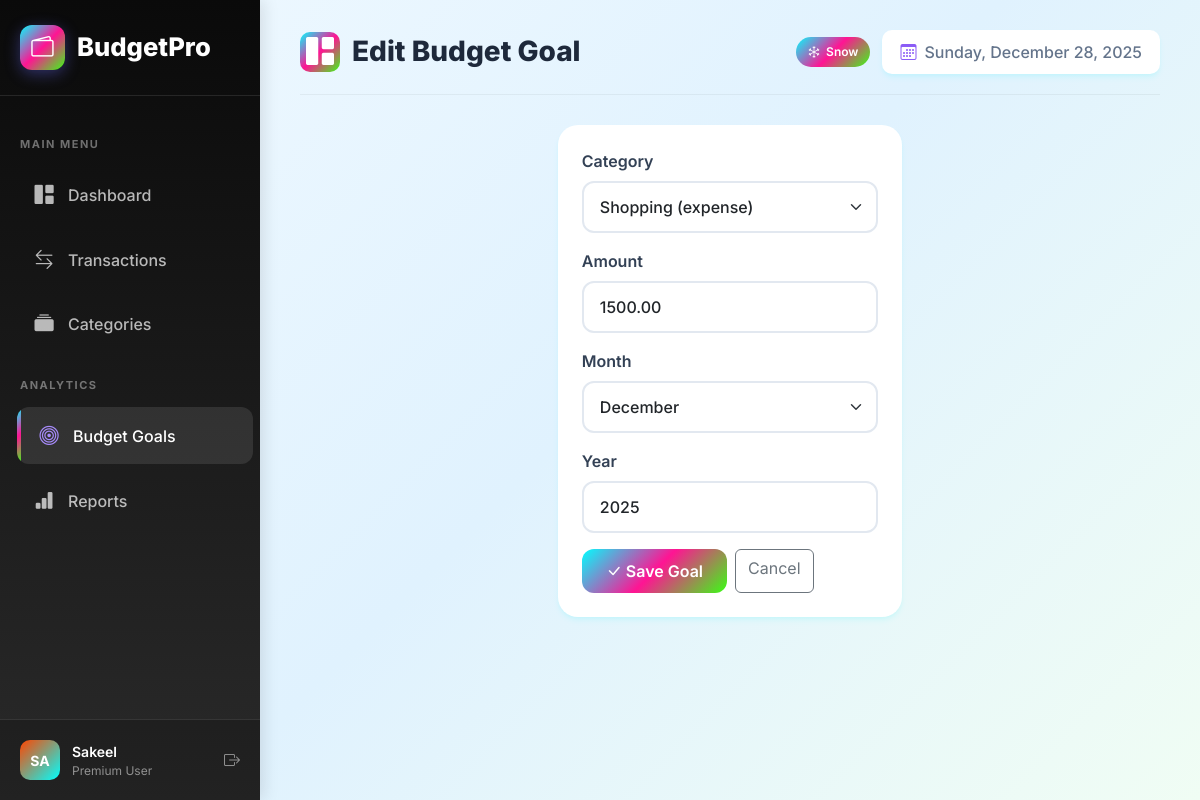
/budget-goals/1/edit/ (signed in), run on the app's committed database.
### budget_planner/models.py (models this page shows, shortened)
class BudgetGoal(models.Model):
    user = models.ForeignKey(User, on_delete=models.CASCADE)
    category = models.ForeignKey(Category, on_delete=models.CASCADE)
    amount = models.DecimalField(max_digits=12, decimal_places=2)
    month = models.IntegerField()
    year = models.IntegerField()
    created_at = models.DateTimeField(auto_now_add=True)
    class Meta:
        unique_together = ['user', 'category', 'month', 'year']
        ordering = ['-year', '-month']

### budget_planner/views.py (the view)
# urls.py: path('budget-goals/<int:pk>/edit/', views.edit_budget_goal, name='edit_budget_goal'),
@login_required
def edit_budget_goal(request, pk):
    goal = get_object_or_404(BudgetGoal, pk=pk, user=request.user)
    if request.method == 'POST':
        form = BudgetGoalForm(request.user, request.POST, instance=goal)
        if form.is_valid():
            form.save()
            messages.success(request, 'Budget goal updated successfully!')
            return redirect('budget_goals')
    else:
        form = BudgetGoalForm(request.user, instance=goal)
    return render(request, 'budget_goal_form.html', {'form': form, 'title': 'Edit Budget Goal'})

### budget_planner/forms.py
class BudgetGoalForm(forms.ModelForm):
    MONTH_CHOICES = [
        (1, 'January'), (2, 'February'), (3, 'March'), (4, 'April'),
        (5, 'May'), (6, 'June'), (7, 'July'), (8, 'August'),
        (9, 'September'), (10, 'October'), (11, 'November'), (12, 'December'),
    ]
    month = forms.ChoiceField(choices=MONTH_CHOICES)
    class Meta:
        model = BudgetGoal
        fields = ['category', 'amount', 'month', 'year']
        widgets = {
            'category': forms.Select(attrs={'class': 'form-select'}),
            'amount': forms.NumberInput(attrs={'class': 'form-control', 'step': '0.01', 'min': '0'}),
            'year': forms.NumberInput(attrs={'class': 'form-control', 'min': '2020', 'max': '2030'}),
        }
    def __init__(self, user, *args, **kwargs):
        super().__init__(*args, **kwargs)
        self.fields['category'].queryset = Category.objects.filter(user=user, type='expense')
        self.fields['month'].widget.attrs['class'] = 'form-select'

### budget_planner/models.py (called while the page is built)
    def __str__(self):
        return f"{self.name} ({self.type})"

### templates/budget_goal_form.html (shortened to what this page needs)
{% extends 'base.html' %}
{% block page_title %}{{ title }}{% endblock %}
{% block content %}
<div class="row justify-content-center">
    <div class="col-lg-5">
        <div class="card">
            <div class="card-body p-4">
                <form method="post">
                    {% for field in form %}
                    <div class="mb-3">
                        <label for="{{ field.id_for_label }}" class="form-label">{{ field.label }}</label>
                        {{ field }}
                    </div>
                    {% endfor %}
                    <div class="d-flex gap-2">
                        <button type="submit" class="btn btn-primary">
                            <i class="bi bi-check-lg"></i> Save Goal
                        </button>
                        <a href="{% url 'budget_goals' %}" class="btn btn-outline-secondary">Cancel</a>
                    </div>
                </form>
            </div>
        </div>
    </div>
</div>
{% endblock %}

### templates/base.html (shortened to what this page needs)
<!DOCTYPE html>
<html lang="en">
<head>
    <link href="https://cdn.jsdelivr.net/npm/bootstrap@5.3.2/dist/css/bootstrap.min.css" rel="stylesheet">
    <link href="https://cdn.jsdelivr.net/npm/bootstrap-icons@1.11.1/font/bootstrap-icons.css" rel="stylesheet">
</head>
<body>
    {% if user.is_authenticated %}
    <div class="d-flex">
        <nav class="sidebar" style="width: 260px;">
            <div class="sidebar-brand">
                <a href="{% url 'dashboard' %}" class="brand-logo">
                    <span class="brand-icon"><i class="bi bi-wallet2"></i></span>
                    BudgetPro
                </a>
            </div>
            <div class="nav-section-title">Main Menu</div>
            <ul class="nav flex-column">
                <li class="nav-item">
                    <a class="nav-link {% if request.resolver_match.url_name == 'dashboard' %}active{% endif %}" href="{% url 'dashboard' %}">
                        <i class="bi bi-grid-1x2-fill"></i> Dashboard
                    </a>
                </li>
                <li class="nav-item">
                    <a class="nav-link {% if 'transaction' in request.resolver_match.url_name %}active{% endif %}" href="{% url 'transactions' %}">
                        <i class="bi bi-arrow-left-right"></i> Transactions
                    </a>
                </li>
                <li class="nav-item">
                    <a class="nav-link {% if 'categor' in request.resolver_match.url_name %}active{% endif %}" href="{% url 'categories' %}">
                        <i class="bi bi-collection-fill"></i> Categories
                    </a>
                </li>
            </ul>
            <div class="nav-section-title">Analytics</div>
            <ul class="nav flex-column">
                <li class="nav-item">
                    <a class="nav-link {% if 'budget' in request.resolver_match.url_name %}active{% endif %}" href="{% url 'budget_goals' %}">
                        <i class="bi bi-bullseye"></i> Budget Goals
                    </a>
                </li>
                <li class="nav-item">
                    <a class="nav-link {% if request.resolver_match.url_name == 'reports' %}active{% endif %}" href="{% url 'reports' %}">
                        <i class="bi bi-bar-chart-fill"></i> Reports
                    </a>
                </li>
            </ul>
            <div class="sidebar-footer">
                <div class="user-profile">
                    <div class="user-avatar">
                        {{ user.username|slice:":2"|upper }}
                    </div>
                    <div class="user-info">
                        <div class="user-name">{{ user.username }}</div>
                        <div class="user-role">Premium User</div>
                    </div>
                    <a href="{% url 'logout' %}" class="text-white-50" title="Logout">
                        <i class="bi bi-box-arrow-right"></i>
                    </a>
                </div>
            </div>
        </nav>
        <main class="main-content flex-grow-1">
            <div class="page-header">
                <h1 class="page-title">
                    <span class="page-title-icon">
                        <i class="bi bi-{% block page_icon %}grid-1x2-fill{% endblock %}"></i>
                    </span>
                    {% block page_title %}Dashboard{% endblock %}
                </h1>
                <div class="header-actions">
                    <button id="snow-toggle" class="snow-toggle">
                        <i class="bi bi-snow"></i>
                        <span>Snow</span>
                    </button>
                    <div class="date-display">
                        <i class="bi bi-calendar3"></i>
                        <span id="current-date"></span>
                    </div>
                </div>
            </div>
            {% block content %}{% endblock %}
        </main>
    </div>
    {% else %}
    {% block auth_content %}{% endblock %}
    {% endif %}
</body>
</html>

### data on the page
BudgetGoal: form "Shopping (expense)" "1500.00" "December" "2025"

### other printed values
{{ user.username|slice:":2"|upper }} "SA"
{{ user.username }} "Sakeel"
{{ title }} "Edit Budget Goal"
{{ field.label }} "Category" "Amount" "Month" "Year"
